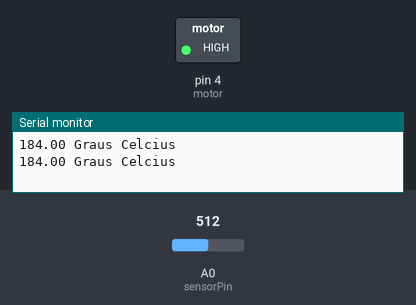
The sketch below on a simulated Arduino Uno, built with avr-gcc and run on an emulated ATmega328P. Parts: switched loads named in the sketch (green lamp = pin HIGH), the last lines printed to the serial monitor. The inputs (shaded band) are chosen by the test bench; at power-on: A0 (sensorPin) = 512.

Above: at 1.8 s.
1.9 s: A0 (sensorPin) set to 185
3.4 s: A0 (sensorPin) set to 157
At 4.6 s:
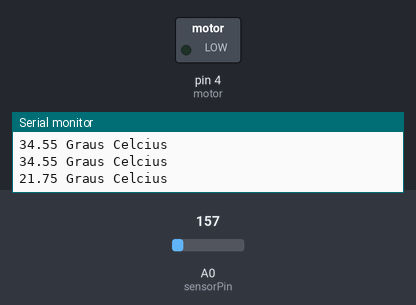
5.5 s: A0 (sensorPin) set to 306
At 7.2 s:
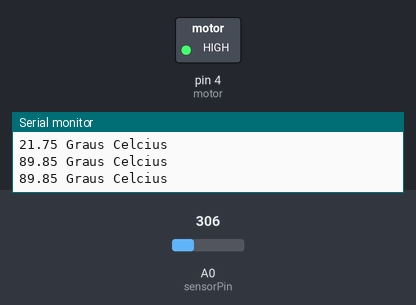
7.5 s: A0 (sensorPin) set to 122
At 8.9 s:
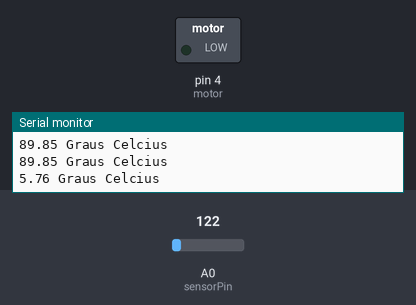
Timing chart, 0 to 10.5 s (numbered marks = the images above; inputs shaded):
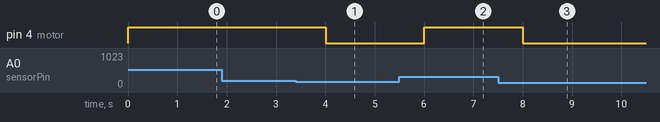

Measured:
- the behaviour switches between 176 and 175 on A0 (sensorPin) (found by bisection; images 0 and 1)
- after the input at 3.4 s, pin 4 (motor): HIGH → LOW after 0.60 s
- after the input at 5.5 s, pin 4 (motor): LOW → HIGH after 0.51 s
- after the input at 7.5 s, pin 4 (motor): HIGH → LOW after 0.51 s

The sketch:

tmp.ino
```cpp
#define motor 4
#define led 5
#define buzzer 6
int sensorPin = A0;

void setup()
{
  pinMode(motor, OUTPUT);
  digitalWrite(motor,LOW);
Serial.begin(9600);
}
void loop()
{
//leitura dos valores
int reading = analogRead(sensorPin);
//formula
float voltage = reading * 4.68;
voltage = voltage/1024.0;
float temperatureC = (voltage - 0.5) * 100;
// Apresenta temperatura
Serial.print(temperatureC);
Serial.println(" Graus Celcius");
  if(temperatureC>=30)
  {
    digitalWrite(motor,HIGH);
  }
  else{
  digitalWrite(motor,LOW);
  }
  if(temperatureC>=50)
  {
    digitalWrite(buzzer,HIGH);
    digitalWrite(led,HIGH);
  }
  else{
    digitalWrite(buzzer,LOW);
    digitalWrite(led,LOW);
  }


delay(1000);
}
```
